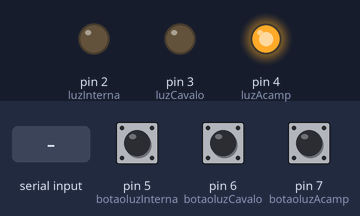
Recording of a sketch running on a simulated Arduino Uno, built with avr-gcc and run on an emulated ATmega328P. Shown: output pins drawn as LEDs (lit = HIGH). The test bench sets the inputs (shaded band); at power-on: pin 5 (botaoluzInterna) HIGH, pin 6 (botaoluzCavalo) LOW, pin 7 (botaoluzAcamp) HIGH.

Above: at 1.2 s.
1.3 s: pin 5 (botaoluzInterna) pulled HIGH for 0.15 s
At 2.1 s:
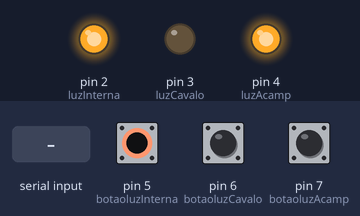
2.9 s: pin 6 (botaoluzCavalo) pulled HIGH for 0.15 s
At 3.3 s:
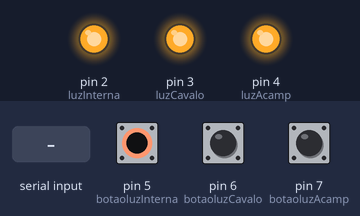
4.5 s: pin 7 (botaoluzAcamp) pulled LOW for 0.15 s
At 5.2 s:
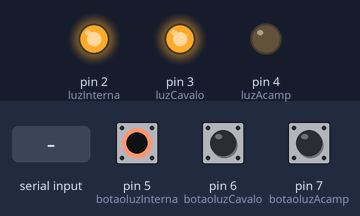
6.1 s: "30,150\n" received over Serial
At 6.7 s:
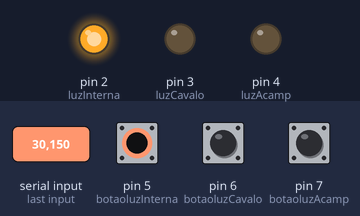
7.6 s: "200\n" received over Serial
At 8.8 s:
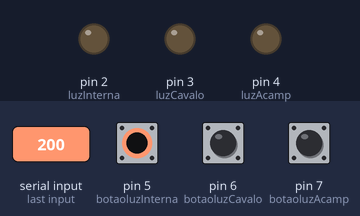
9.1 s: "30,150\n" received over Serial
At 10.1 s:
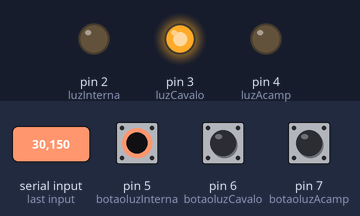
Timing chart, 0 to 11.6 s (numbered marks = the images above; inputs shaded):
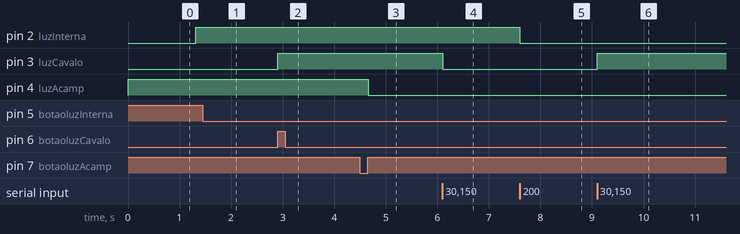

The sketch:

sketch_jul22a.ino
```cpp
#include <Bounce2.h>
int botaoluzInterna = 5;
int botaoluzCavalo = 6;
int botaoluzAcamp = 7;

const int luzInterna = 2;
const int luzCavalo = 3;
const int luzAcamp = 4;

int luzInternastate = 0;
int luzCavalostate = 0;
int luzAcampstate = 0;

int botaoluzInternastate = 0;
int botaoluzCavalostate = 0;
int botaoluzAcampstate = 0;

int ultimobotaoluzInternastate = 0;
int ultimobotaoluzCavalostate = 0;
int ultimobotaoluzAcampstate = 0;

Bounce debouncerInterna = Bounce();
Bounce debouncerCavalo = Bounce();
Bounce debouncerAcamp = Bounce();

char c;
void setup() {
  pinMode(luzInterna, OUTPUT);
  pinMode(luzCavalo, OUTPUT);
  pinMode(luzAcamp, OUTPUT);
  pinMode(7, INPUT_PULLUP);
  pinMode(8, INPUT_PULLUP);
  pinMode(9, INPUT_PULLUP);

  digitalWrite(luzInterna, LOW);
  digitalWrite(luzCavalo, LOW);
  digitalWrite(luzAcamp, LOW);

  debouncerInterna.attach(botaoluzInterna);
  debouncerInterna.interval(10);
  debouncerCavalo.attach(botaoluzCavalo);
  debouncerCavalo.interval(10);
  debouncerAcamp.attach(botaoluzAcamp);
  debouncerAcamp.interval(10);

  Serial.begin(9600);
}

void loop() {
  if (Serial.available() > 0)
  {
    c = Serial.read() - '0';
    Serial.flush();
    digitalWrite(c, !digitalRead(c));
  }

  debouncerInterna.update();
  botaoluzInternastate = debouncerInterna.read();
  if (botaoluzInternastate != ultimobotaoluzInternastate)
  {
    if (ultimobotaoluzInternastate == LOW)
      luzInternastate = !luzInternastate;

    digitalWrite(luzInterna, luzInternastate);
  }
  ultimobotaoluzInternastate = botaoluzInternastate;


  debouncerCavalo.update();
  botaoluzCavalostate = debouncerCavalo.read();

  if (botaoluzCavalostate != ultimobotaoluzCavalostate)
  {
    if (ultimobotaoluzCavalostate == LOW)
      luzCavalostate = !luzCavalostate;

    digitalWrite(luzCavalo, luzCavalostate);
  }
  ultimobotaoluzCavalostate = botaoluzCavalostate;


  debouncerAcamp.update();
  botaoluzAcampstate = debouncerAcamp.read();

  if (botaoluzAcampstate != ultimobotaoluzAcampstate)
  {
    if (ultimobotaoluzAcampstate == LOW)
      luzAcampstate = !luzAcampstate;

    digitalWrite(luzAcamp, luzAcampstate);
  }
  ultimobotaoluzAcampstate = botaoluzAcampstate;
}
```

Measured:
- after the input at 1.3 s, pin 2 (luzInterna): LOW → HIGH at once
- after the input at 2.9 s, pin 3 (luzCavalo): LOW → HIGH at once
- after the input at 4.5 s, pin 4 (luzAcamp): HIGH → LOW after 0.16 s
- after the input at 6.1 s, pin 3 (luzCavalo): HIGH → LOW at once
- after the input at 7.6 s, pin 2 (luzInterna): HIGH → LOW at once
- after the input at 9.1 s, pin 3 (luzCavalo): LOW → HIGH at once
